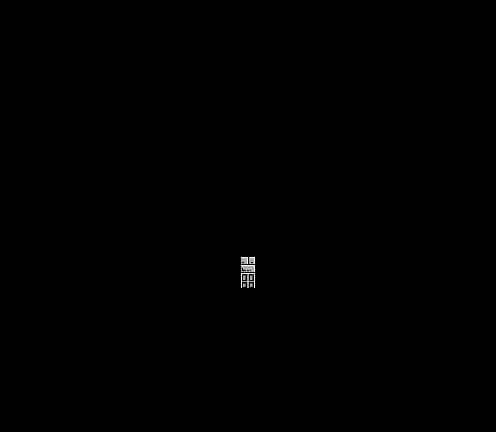

The image is a tile-based game level rendered from a .tmx file. Its description and complete source (layers, tilesets, objects, tile grids) follow:
An orthogonal 31x27 tile map with 16x16 px tiles, 1 tile layer (Top Layer), 2 hidden layers not drawn, 2 tilesets.

<map version="1.2" tiledversion="1.2.0" orientation="orthogonal" renderorder="right-down" width="31" height="27" tilewidth="16" tileheight="16" infinite="0" nextlayerid="7" nextobjectid="1">
 <tileset firstgid="1" source="../../Tilesets/03_hometown_indoors.tsx" />
 <tileset firstgid="31" source="../../Tilesets/00_collision.tsx" />
 <layer id="4" name="Bottom Layer" width="31" height="27" visible="0">
  <data encoding="csv">
1,1,1,1,1,1,1,1,1,1,1,1,1,1,1,1,1,1,1,1,1,1,1,1,1,1,1,1,1,1,1,
1,1,1,1,1,1,1,1,1,1,1,1,1,1,1,1,1,1,1,1,1,1,1,1,1,1,1,1,1,1,1,
1,1,1,1,1,1,1,1,1,1,1,1,1,1,1,1,1,1,1,1,1,1,1,1,1,1,1,1,1,1,1,
1,1,1,1,1,1,1,1,1,1,1,1,1,1,1,1,1,1,1,1,1,1,1,1,1,1,1,1,1,1,1,
1,1,1,1,1,1,1,1,1,1,1,1,1,1,1,1,1,1,1,1,1,1,1,1,1,1,1,1,1,1,1,
1,1,1,1,1,1,1,1,1,1,1,1,1,1,1,1,1,1,1,1,1,1,1,1,1,1,1,1,1,1,1,
1,1,1,1,1,1,1,1,1,1,1,1,1,1,1,1,1,1,1,1,1,1,1,1,1,1,1,1,1,1,1,
1,1,1,1,1,1,1,1,1,1,1,1,1,1,1,1,1,1,1,1,1,1,1,1,1,1,1,1,1,1,1,
1,1,1,1,1,1,1,1,1,1,13,13,13,13,13,1,13,13,13,13,13,1,1,1,1,1,1,1,1,1,1,
1,1,1,1,1,1,1,1,1,1,13,14,14,15,14,17,14,15,14,14,13,1,1,1,1,1,1,1,1,1,1,
1,1,1,1,1,1,1,1,1,1,13,16,23,16,16,18,16,16,23,16,13,1,1,1,1,1,1,1,1,1,1,
1,1,1,1,1,1,1,1,1,1,13,7,24,7,11,7,11,7,24,7,13,1,1,1,1,1,1,1,1,1,1,
1,1,1,1,1,1,1,1,1,1,13,7,7,7,7,8,7,7,7,7,13,1,1,1,1,1,1,1,1,1,1,
1,1,1,1,1,1,1,1,1,1,13,7,7,7,8,10,8,7,7,7,13,1,1,1,1,1,1,1,1,1,1,
1,1,1,1,1,1,1,1,1,1,13,7,7,7,7,8,7,7,7,9,13,1,1,1,1,1,1,1,1,1,1,
1,1,1,1,1,1,1,1,1,1,13,7,7,11,7,7,7,11,9,7,13,1,1,1,1,1,1,1,1,1,1,
1,1,1,1,1,1,1,1,1,1,13,13,13,13,13,13,13,13,13,13,13,1,1,1,1,1,1,1,1,1,1,
1,1,1,1,1,1,1,1,1,1,14,14,14,14,15,25,15,14,14,14,14,1,1,1,1,1,1,1,1,1,1,
1,1,1,1,1,1,1,1,1,1,16,16,16,16,16,26,16,16,16,16,16,1,1,1,1,1,1,1,1,1,1,
1,1,1,1,1,1,1,1,1,1,1,1,1,1,1,1,1,1,1,1,1,1,1,1,1,1,1,1,1,1,1,
1,1,1,1,1,1,1,1,1,1,1,1,1,1,1,1,1,1,1,1,1,1,1,1,1,1,1,1,1,1,1,
1,1,1,1,1,1,1,1,1,1,1,1,1,1,1,1,1,1,1,1,1,1,1,1,1,1,1,1,1,1,1,
1,1,1,1,1,1,1,1,1,1,1,1,1,1,1,1,1,1,1,1,1,1,1,1,1,1,1,1,1,1,1,
1,1,1,1,1,1,1,1,1,1,1,1,1,1,1,1,1,1,1,1,1,1,1,1,1,1,1,1,1,1,1,
1,1,1,1,1,1,1,1,1,1,1,1,1,1,1,1,1,1,1,1,1,1,1,1,1,1,1,1,1,1,1,
1,1,1,1,1,1,1,1,1,1,1,1,1,1,1,1,1,1,1,1,1,1,1,1,1,1,1,1,1,1,1,
1,1,1,1,1,1,1,1,1,1,1,1,1,1,1,1,1,1,1,1,1,1,1,1,1,1,1,1,1,1,1
</data>
 </layer>
 <layer id="5" name="Top Layer" width="31" height="27">
  <data encoding="csv">
30,30,30,30,30,30,30,30,30,30,30,30,30,30,30,30,30,30,30,30,30,30,30,30,30,30,30,30,30,30,30,
30,30,30,30,30,30,30,30,30,30,30,30,30,30,30,30,30,30,30,30,30,30,30,30,30,30,30,30,30,30,30,
30,30,30,30,30,30,30,30,30,30,30,30,30,30,30,30,30,30,30,30,30,30,30,30,30,30,30,30,30,30,30,
30,30,30,30,30,30,30,30,30,30,30,30,30,30,30,30,30,30,30,30,30,30,30,30,30,30,30,30,30,30,30,
30,30,30,30,30,30,30,30,30,30,30,30,30,30,30,30,30,30,30,30,30,30,30,30,30,30,30,30,30,30,30,
30,30,30,30,30,30,30,30,30,30,30,30,30,30,30,30,30,30,30,30,30,30,30,30,30,30,30,30,30,30,30,
30,30,30,30,30,30,30,30,30,30,30,30,30,30,30,30,30,30,30,30,30,30,30,30,30,30,30,30,30,30,30,
30,30,30,30,30,30,30,30,30,30,30,30,30,30,30,30,30,30,30,30,30,30,30,30,30,30,30,30,30,30,30,
30,30,30,30,30,30,30,30,30,30,30,30,30,30,30,30,30,30,30,30,30,30,30,30,30,30,30,30,30,30,30,
30,30,30,30,30,30,30,30,30,30,30,30,30,30,30,30,30,30,30,30,30,30,30,30,30,30,30,30,30,30,30,
30,30,30,30,30,30,30,30,30,30,30,30,30,30,30,30,30,30,30,30,30,30,30,30,30,30,30,30,30,30,30,
30,30,30,30,30,30,30,30,30,30,30,30,30,30,30,30,30,30,30,30,30,30,30,30,30,30,30,30,30,30,30,
30,30,30,30,30,30,30,30,30,30,30,30,30,30,30,30,30,30,30,30,30,30,30,30,30,30,30,30,30,30,30,
30,30,30,30,30,30,30,30,30,30,30,30,30,30,30,30,30,30,30,30,30,30,30,30,30,30,30,30,30,30,30,
30,30,30,30,30,30,30,30,30,30,30,30,30,30,30,30,30,30,30,30,30,30,30,30,30,30,30,30,30,30,30,
30,30,30,30,30,30,30,30,30,30,30,30,30,30,30,30,30,30,30,30,30,30,30,30,30,30,30,30,30,30,30,
30,30,30,30,30,30,30,30,30,30,30,30,30,30,30,28,30,30,30,30,30,30,30,30,30,30,30,30,30,30,30,
30,30,30,30,30,30,30,30,30,30,30,30,30,30,30,25,30,30,30,30,30,30,30,30,30,30,30,30,30,30,30,
30,30,30,30,30,30,30,30,30,30,30,30,30,30,30,30,30,30,30,30,30,30,30,30,30,30,30,30,30,30,30,
30,30,30,30,30,30,30,30,30,30,30,30,30,30,30,30,30,30,30,30,30,30,30,30,30,30,30,30,30,30,30,
30,30,30,30,30,30,30,30,30,30,30,30,30,30,30,30,30,30,30,30,30,30,30,30,30,30,30,30,30,30,30,
30,30,30,30,30,30,30,30,30,30,30,30,30,30,30,30,30,30,30,30,30,30,30,30,30,30,30,30,30,30,30,
30,30,30,30,30,30,30,30,30,30,30,30,30,30,30,30,30,30,30,30,30,30,30,30,30,30,30,30,30,30,30,
30,30,30,30,30,30,30,30,30,30,30,30,30,30,30,30,30,30,30,30,30,30,30,30,30,30,30,30,30,30,30,
30,30,30,30,30,30,30,30,30,30,30,30,30,30,30,30,30,30,30,30,30,30,30,30,30,30,30,30,30,30,30,
30,30,30,30,30,30,30,30,30,30,30,30,30,30,30,30,30,30,30,30,30,30,30,30,30,30,30,30,30,30,30,
30,30,30,30,30,30,30,30,30,30,30,30,30,30,30,30,30,30,30,30,30,30,30,30,30,30,30,30,30,30,30
</data>
 </layer>
 <layer id="6" name="Collision Layer" width="31" height="27" visible="0" opacity="0.4">
  <data encoding="csv">
32,32,32,32,32,32,32,32,32,32,32,32,32,32,32,32,32,32,32,32,32,32,32,32,32,32,32,32,32,32,32,
32,32,32,32,32,32,32,32,32,32,32,32,32,32,32,32,32,32,32,32,32,32,32,32,32,32,32,32,32,32,32,
32,32,32,32,32,32,32,32,32,32,32,32,32,32,32,32,32,32,32,32,32,32,32,32,32,32,32,32,32,32,32,
32,32,32,32,32,32,32,32,32,32,32,32,32,32,32,32,32,32,32,32,32,32,32,32,32,32,32,32,32,32,32,
32,32,32,32,32,32,32,32,32,32,32,32,32,32,32,32,32,32,32,32,32,32,32,32,32,32,32,32,32,32,32,
32,32,32,32,32,32,32,32,32,32,32,32,32,32,32,32,32,32,32,32,32,32,32,32,32,32,32,32,32,32,32,
32,32,32,32,32,32,32,32,32,32,32,32,32,32,32,32,32,32,32,32,32,32,32,32,32,32,32,32,32,32,32,
32,32,32,32,32,32,32,32,32,32,32,32,32,32,32,32,32,32,32,32,32,32,32,32,32,32,32,32,32,32,32,
32,32,32,32,32,32,32,32,32,32,32,32,32,32,32,32,32,32,32,32,32,32,32,32,32,32,32,32,32,32,32,
32,32,32,32,32,32,32,32,32,32,32,32,32,32,32,33,32,32,32,32,32,32,32,32,32,32,32,32,32,32,32,
32,32,32,32,32,32,32,32,32,32,32,32,32,32,32,31,32,32,32,32,32,32,32,32,32,32,32,32,32,32,32,
32,32,32,32,32,32,32,32,32,32,32,31,32,31,32,31,32,31,32,31,32,32,32,32,32,32,32,32,32,32,32,
32,32,32,32,32,32,32,32,32,32,32,31,31,31,31,31,31,31,31,31,32,32,32,32,32,32,32,32,32,32,32,
32,32,32,32,32,32,32,32,32,32,32,31,31,31,31,32,31,31,31,31,32,32,32,32,32,32,32,32,32,32,32,
32,32,32,32,32,32,32,32,32,32,32,31,31,31,31,31,31,31,31,32,32,32,32,32,32,32,32,32,32,32,32,
32,32,32,32,32,32,32,32,32,32,32,31,31,32,31,31,31,32,32,31,32,32,32,32,32,32,32,32,32,32,32,
32,32,32,32,32,32,32,32,32,32,32,32,32,32,32,31,32,32,32,32,32,32,32,32,32,32,32,32,32,32,32,
32,32,32,32,32,32,32,32,32,32,32,32,32,32,32,33,32,32,32,32,32,32,32,32,32,32,32,32,32,32,32,
32,32,32,32,32,32,32,32,32,32,32,32,32,32,32,32,32,32,32,32,32,32,32,32,32,32,32,32,32,32,32,
32,32,32,32,32,32,32,32,32,32,32,32,32,32,32,32,32,32,32,32,32,32,32,32,32,32,32,32,32,32,32,
32,32,32,32,32,32,32,32,32,32,32,32,32,32,32,32,32,32,32,32,32,32,32,32,32,32,32,32,32,32,32,
32,32,32,32,32,32,32,32,32,32,32,32,32,32,32,32,32,32,32,32,32,32,32,32,32,32,32,32,32,32,32,
32,32,32,32,32,32,32,32,32,32,32,32,32,32,32,32,32,32,32,32,32,32,32,32,32,32,32,32,32,32,32,
32,32,32,32,32,32,32,32,32,32,32,32,32,32,32,32,32,32,32,32,32,32,32,32,32,32,32,32,32,32,32,
32,32,32,32,32,32,32,32,32,32,32,32,32,32,32,32,32,32,32,32,32,32,32,32,32,32,32,32,32,32,32,
32,32,32,32,32,32,32,32,32,32,32,32,32,32,32,32,32,32,32,32,32,32,32,32,32,32,32,32,32,32,32,
32,32,32,32,32,32,32,32,32,32,32,32,32,32,32,32,32,32,32,32,32,32,32,32,32,32,32,32,32,32,32
</data>
 </layer>
</map>
